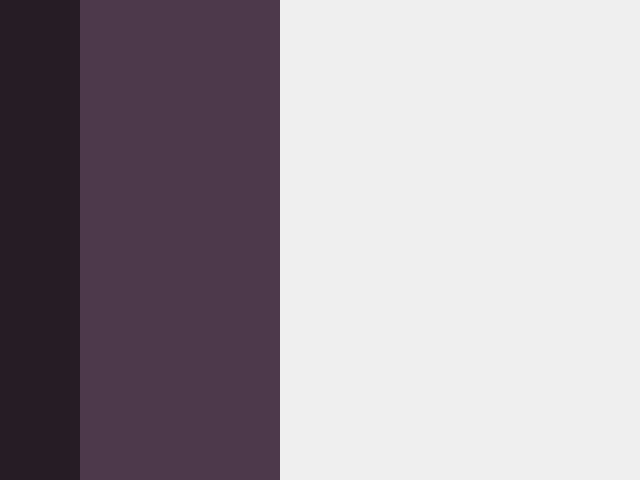
<?xml version="1.0" encoding="UTF-8"?>
<ui version="4.0">
 <class>chatWidget</class>
 <widget class="QWidget" name="chatWidget">
  <property name="geometry">
   <rect>
    <x>0</x>
    <y>0</y>
    <width>640</width>
    <height>480</height>
   </rect>
  </property>
  <property name="windowTitle">
   <string>PySlack</string>
  </property>
  <property name="autoFillBackground">
   <bool>false</bool>
  </property>
  <layout class="QHBoxLayout" name="horizontalLayout">
   <property name="spacing">
    <number>0</number>
   </property>
   <property name="leftMargin">
    <number>0</number>
   </property>
   <property name="topMargin">
    <number>0</number>
   </property>
   <property name="rightMargin">
    <number>0</number>
   </property>
   <property name="bottomMargin">
    <number>0</number>
   </property>
   <item>
    <widget class="QWidget" name="teamListWidget" native="true">
     <property name="maximumSize">
      <size>
       <width>80</width>
       <height>16777215</height>
      </size>
     </property>
     <property name="styleSheet">
      <string notr="true">background-color: #261C25;</string>
     </property>
    </widget>
   </item>
   <item>
    <widget class="QWidget" name="channelListWidget" native="true">
     <property name="maximumSize">
      <size>
       <width>200</width>
       <height>16777215</height>
      </size>
     </property>
     <property name="styleSheet">
      <string notr="true">background-color:#4D394B;</string>
     </property>
     <layout class="QVBoxLayout" name="channelListLayout">
      <property name="spacing">
       <number>0</number>
      </property>
      <property name="leftMargin">
       <number>0</number>
      </property>
      <property name="topMargin">
       <number>0</number>
      </property>
      <property name="rightMargin">
       <number>0</number>
      </property>
      <property name="bottomMargin">
       <number>0</number>
      </property>
      <item>
       <layout class="QVBoxLayout" name="verticalLayout">
        <property name="spacing">
         <number>0</number>
        </property>
       </layout>
      </item>
     </layout>
    </widget>
   </item>
   <item>
    <widget class="QWidget" name="messageWidget" native="true">
     <property name="autoFillBackground">
      <bool>false</bool>
     </property>
     <property name="styleSheet">
      <string notr="true"/>
     </property>
    </widget>
   </item>
  </layout>
 </widget>
 <resources/>
 <connections/>
</ui>
